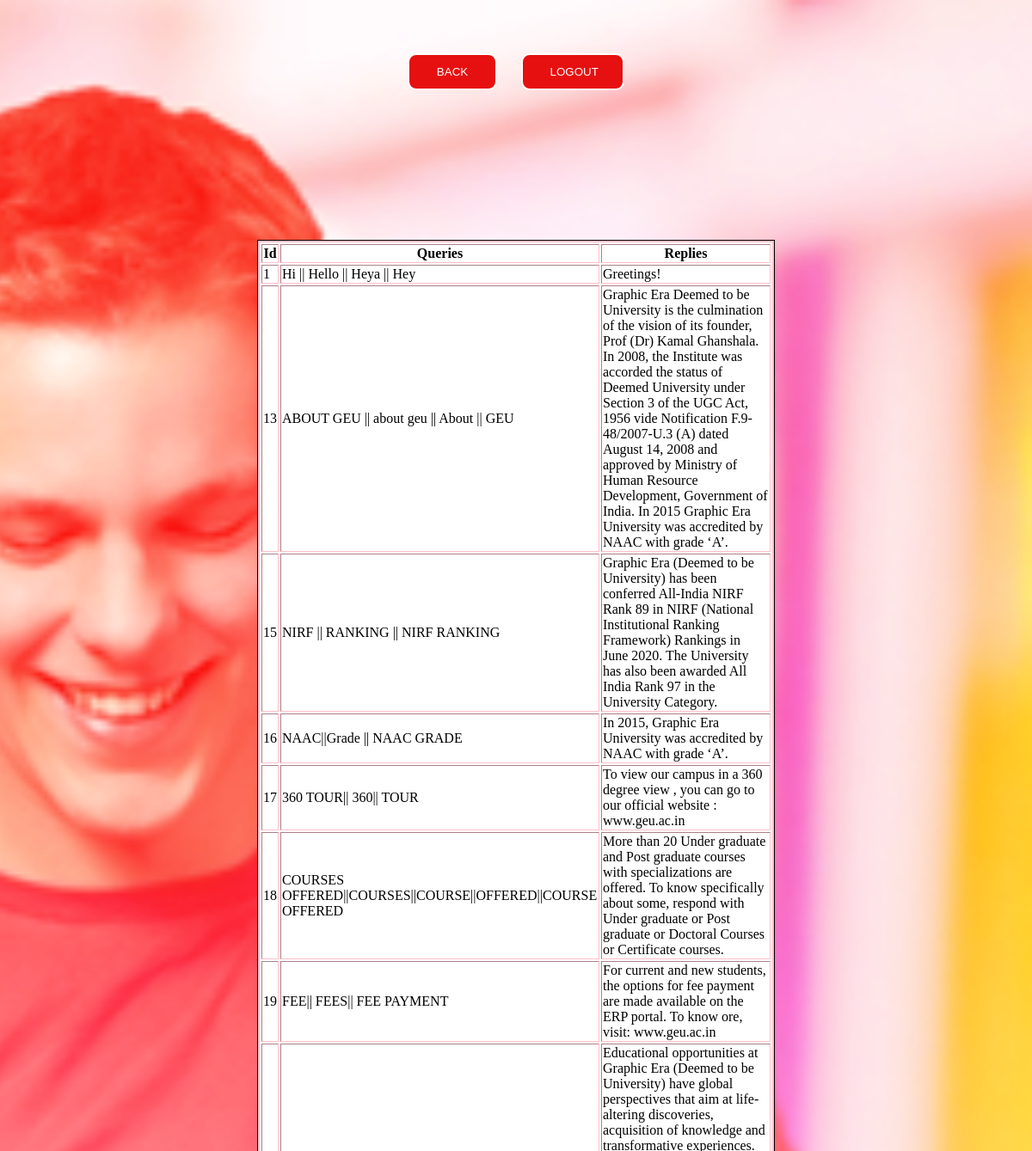
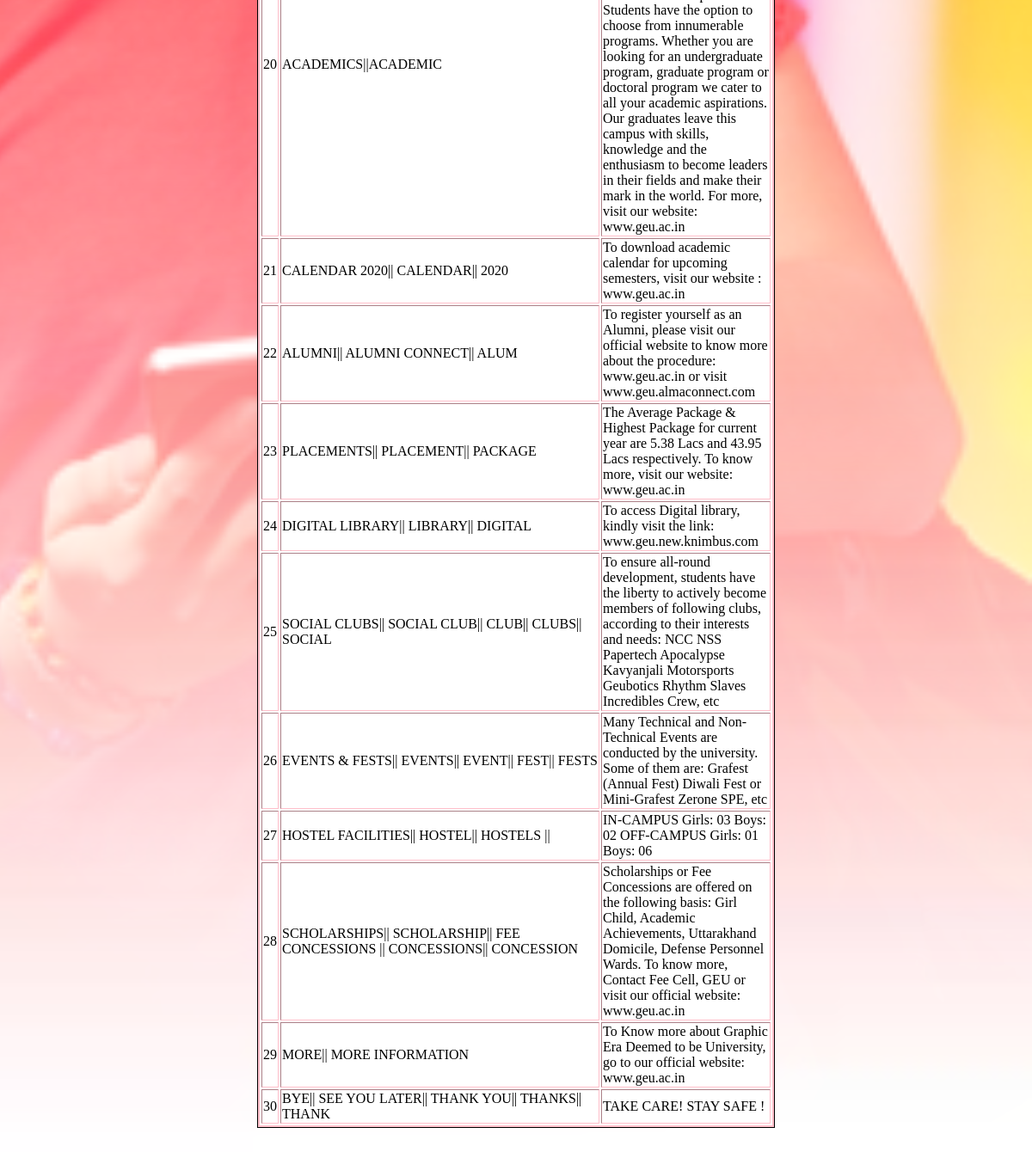
Page /ds.php on the committed database (2 pictures, top to bottom).
### tables this page shows
CREATE TABLE `chatbot` (
  `id` int(11) NOT NULL,
  `queries` varchar(5000) NOT NULL,
  `replies` varchar(5000) NOT NULL
);

### ds.php (the view, shortened to what this page needs)
<?php
    $conn = mysqli_connect("localhost", "root", "", "bot") or die("Database Error");
?>
<!DOCTYPE html>
<html>
<head>
</head>
<body>
  <center>
    <form action="" method="post">
      <div class="input-data">
     <br> <br> <br>
<a href="dds.php"><input type="button" id="invalid_btn" value=" BACK "style="color:#ffffff; padding: 12px 28px ; background-color:#e61010; border-radius: 10px; border: 2px solid white;"/></a>&nbsp;&nbsp;&nbsp;&nbsp;&nbsp;&nbsp;
<a href="login.php"><input type="button" id="logout_btn" value=" LOGOUT" style="color:#ffffff; padding: 12px 28px ; background-color:#e61010; border-radius: 10px; border: 2px solid white;"/></a>
</div>
       <br> <br> <br> <br> <br> <br> <br> <br>
    </form>
    <div class="transbox">
<?php
    $sql = "SELECT * FROM chatbot";
$result = $conn->query($sql);
echo "<table border='1'>
<tr>
<th>Id</th>
<th>Queries</th>
<th>Replies</th>
</tr>";
if ($result->num_rows > 0)
{
  while($row = $result->fetch_assoc())
  {
  echo "<tr>";
  echo "<td>" . $row['id'] . "</td>";
  echo "<td>" . $row['queries'] . "</td>";
  echo "<td>" . $row['replies'] . "</td>";
  echo "</tr>";
  }
}
else
{
  echo "0 results";
}
echo "</table>";
?>
 </center>
</body>
</html>

### ds.php (style rules this page uses)
body { background-image: url('a.jpg'), url('c.jfif'); background-repeat: no-repeat; background-attachment: fixed; background-position: right center; background-size: cover; background-blend-mode: screen; }
div.transbox { margin: 30px; width: 600px; background-color: #ffffff; border: 1px solid black; opacity: 100; }
table { border-style:solid; border-width:2px; border-color:pink; }

### rows in the picture
chatbot: id "1", queries "Hi || Hello || Heya || Hey", replies "Greetings!"
chatbot: id "13", queries "ABOUT GEU || about geu || About || GEU", replies "Graphic Era Deemed to be University is the culmination of the vision of its founder, Prof (Dr) Kamal Ghanshala. In 2008, the Institute was accorded the status of Deemed University under Section 3 of the UGC Act, 1956 vide Notification F.9-48/2007-U.3 (A) dated August 14, 2008 and approved by Ministry of Human Resource Development, Government of India. In 2015 Graphic Era University was accredited by NAAC with grade ‘A’."
chatbot: id "15", queries "NIRF || RANKING || NIRF RANKING", replies "Graphic Era (Deemed to be University) has been conferred All-India NIRF Rank 89 in NIRF (National Institutional Ranking Framework) Rankings in June 2020. The University has also been awarded All India Rank 97 in the University Category."
chatbot: id "16", queries "NAAC||Grade || NAAC GRADE", replies "In 2015, Graphic Era University was accredited by NAAC with grade ‘A’."
chatbot: id "17", queries "360 TOUR|| 360|| TOUR", replies "To view our campus in a 360 degree view , you can go to our official website : www.geu.ac.in"
chatbot: id "18", queries "COURSES OFFERED||COURSES||COURSE||OFFERED||COURSE OFFERED", replies "More than 20 Under graduate and Post graduate courses with specializations are offered. To know specifically about some, respond with Under graduate or Post graduate or Doctoral Courses or Certificate courses."
chatbot: id "19", queries "FEE|| FEES|| FEE PAYMENT", replies "For current and new students, the options for fee payment are made available on the ERP portal. To know ore, visit: www.geu.ac.in"
chatbot: id "20", queries "ACADEMICS||ACADEMIC", replies "Educational opportunities at Graphic Era (Deemed to be University) have global perspectives that aim at life-altering discoveries, acquisition of knowledge and transformative experiences. Students have the option to choose from innumerable programs. Whether you are looking for an undergraduate program, graduate program or doctoral program we cater to all your academic aspirations. Our graduates leave this campus with skills, knowledge and the enthusiasm to become leaders in their fields and make their mark in the world. For more, visit our website: www.geu.ac.in"
chatbot: id "21", queries "CALENDAR 2020|| CALENDAR|| 2020", replies "To download academic calendar for upcoming semesters, visit our website : www.geu.ac.in"
chatbot: id "22", queries "ALUMNI|| ALUMNI CONNECT|| ALUM", replies "To register yourself as an Alumni, please visit our official website to know more about the procedure: www.geu.ac.in or visit www.geu.almaconnect.com"
chatbot: id "23", queries "PLACEMENTS|| PLACEMENT|| PACKAGE", replies "The Average Package & Highest Package for current year are 5.38 Lacs and 43.95 Lacs respectively. To know more, visit our website: www.geu.ac.in"
chatbot: id "24", queries "DIGITAL LIBRARY|| LIBRARY|| DIGITAL", replies "To access Digital library, kindly visit the link: www.geu.new.knimbus.com"
chatbot: id "25", queries "SOCIAL CLUBS|| SOCIAL CLUB|| CLUB|| CLUBS|| SOCIAL", replies "To ensure all-round development, students have the liberty to actively become members of following clubs, according to their interests and needs: NCC NSS Papertech Apocalypse Kavyanjali Motorsports Geubotics Rhythm Slaves Incredibles Crew, etc"
chatbot: id "26", queries "EVENTS & FESTS|| EVENTS|| EVENT|| FEST|| FESTS", replies "Many Technical and Non-Technical Events are conducted by the university. Some of them are: Grafest (Annual Fest) Diwali Fest or Mini-Grafest Zerone SPE, etc"
chatbot: id "27", queries "HOSTEL FACILITIES|| HOSTEL|| HOSTELS ||", replies "IN-CAMPUS Girls: 03 Boys: 02 OFF-CAMPUS Girls: 01 Boys: 06"
chatbot: id "28", queries "SCHOLARSHIPS|| SCHOLARSHIP|| FEE CONCESSIONS || CONCESSIONS|| CONCESSION", replies "Scholarships or Fee Concessions are offered on the following basis: Girl Child, Academic Achievements, Uttarakhand Domicile, Defense Personnel Wards. To know more, Contact Fee Cell, GEU or visit our official website: www.geu.ac.in"
chatbot: id "29", queries "MORE|| MORE INFORMATION", replies "To Know more about Graphic Era Deemed to be University, go to our official website: www.geu.ac.in"
chatbot: id "30", queries "BYE|| SEE YOU LATER|| THANK YOU|| THANKS|| THANK", replies "TAKE CARE! STAY SAFE !"
